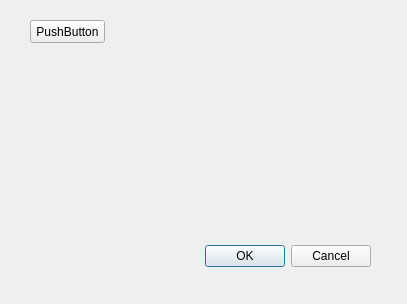
<?xml version="1.0" encoding="UTF-8"?>
<ui version="4.0">
 <class>gameSetting</class>
 <widget class="QDialog" name="gameSetting">
  <property name="geometry">
   <rect>
    <x>0</x>
    <y>0</y>
    <width>407</width>
    <height>304</height>
   </rect>
  </property>
  <property name="windowTitle">
   <string>Game Setting</string>
  </property>
  <property name="whatsThis">
   <string/>
  </property>
  <widget class="QDialogButtonBox" name="buttonBox">
   <property name="geometry">
    <rect>
     <x>30</x>
     <y>240</y>
     <width>341</width>
     <height>32</height>
    </rect>
   </property>
   <property name="orientation">
    <enum>Qt::Horizontal</enum>
   </property>
   <property name="standardButtons">
    <set>QDialogButtonBox::Cancel|QDialogButtonBox::Ok</set>
   </property>
  </widget>
  <widget class="QPushButton" name="pushButton">
   <property name="geometry">
    <rect>
     <x>30</x>
     <y>20</y>
     <width>75</width>
     <height>23</height>
    </rect>
   </property>
   <property name="text">
    <string>PushButton</string>
   </property>
  </widget>
 </widget>
 <resources/>
 <connections>
  <connection>
   <sender>buttonBox</sender>
   <signal>accepted()</signal>
   <receiver>gameSetting</receiver>
   <slot>accept()</slot>
   <hints>
    <hint type="sourcelabel">
     <x>248</x>
     <y>254</y>
    </hint>
    <hint type="destinationlabel">
     <x>157</x>
     <y>274</y>
    </hint>
   </hints>
  </connection>
  <connection>
   <sender>buttonBox</sender>
   <signal>rejected()</signal>
   <receiver>gameSetting</receiver>
   <slot>reject()</slot>
   <hints>
    <hint type="sourcelabel">
     <x>316</x>
     <y>260</y>
    </hint>
    <hint type="destinationlabel">
     <x>286</x>
     <y>274</y>
    </hint>
   </hints>
  </connection>
 </connections>
</ui>
